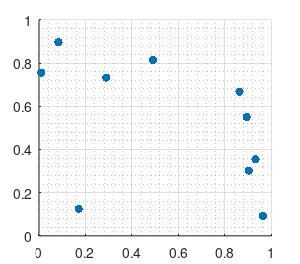

This figure's MATLAB source:
%% Graph: Generate EPS postscript figures in matlab
% *back to *<https://fanwangecon.github.io *Fan*>*'s *<https://fanwangecon.github.io/M4Econ/ 
% *Reusable Matlab Codes*>* Table of Content.*
%% Properly Save EPS with Scatter and Other Graphing Methods: Renderer = Painters
% scatter plot saving as eps seems to only work when Renderer is set to Painters

fl_fig_wdt = 3;
fl_fig_hgt = 2.65;

figure('PaperPosition', [0 0 fl_fig_wdt fl_fig_hgt], 'Renderer', 'Painters');
x = rand([10,1]);
y = rand([10,1]);
scatter(x, y, 'filled');
grid on;
grid minor;

st_img_path = 'C:/Users/fan/M4Econ/graph/export/_img/';
st_file_name = 'fs_eps_scatter_test';

% eps figure save with tiff preview
print(strcat(st_img_path, st_file_name), '-depsc', '-tiff');